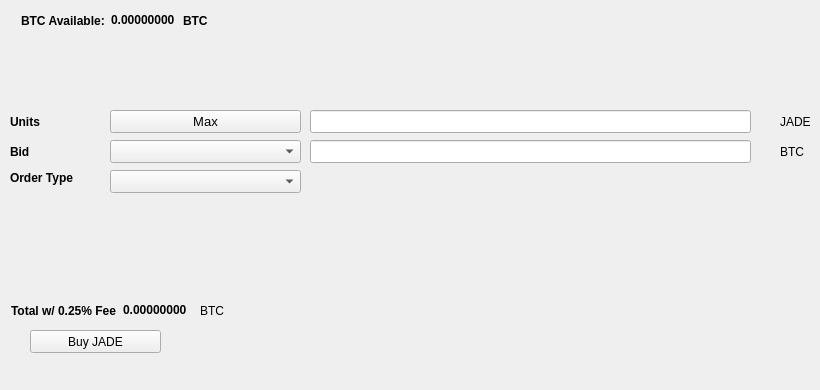
   <widget class="QWidget" name="BuyTab">
    <attribute name="title">
     <string>Buy</string>
    </attribute>
    <widget class="QPushButton" name="BuyJADE">
     <property name="geometry">
      <rect>
       <x>30</x>
       <y>330</y>
       <width>131</width>
       <height>23</height>
      </rect>
     </property>
     <property name="text">
      <string>Buy JADE</string>
     </property>
     <property name="icon">
      <iconset resource="../Jadepay.qrc">
       <normaloff>:/icons/bitcoin</normaloff>:/icons/bitcoin</iconset>
     </property>
    </widget>
    <widget class="QLabel" name="label_3">
     <property name="geometry">
      <rect>
       <x>10</x>
       <y>110</y>
       <width>46</width>
       <height>23</height>
      </rect>
     </property>
     <property name="font">
      <font>
       <weight>75</weight>
       <bold>true</bold>
      </font>
     </property>
     <property name="text">
      <string>Units</string>
     </property>
    </widget>
    <widget class="QLineEdit" name="UnitsInput">
     <property name="geometry">
      <rect>
       <x>310</x>
       <y>110</y>
       <width>441</width>
       <height>23</height>
      </rect>
     </property>
     <property name="font">
      <font>
       <pointsize>9</pointsize>
       <weight>75</weight>
       <bold>true</bold>
      </font>
     </property>
    </widget>
    <widget class="QLineEdit" name="BuyBidPriceEdit">
     <property name="geometry">
      <rect>
       <x>310</x>
       <y>140</y>
       <width>441</width>
       <height>23</height>
      </rect>
     </property>
     <property name="font">
      <font>
       <pointsize>9</pointsize>
       <weight>75</weight>
       <bold>true</bold>
      </font>
     </property>
    </widget>
    <widget class="QLabel" name="label_4">
     <property name="geometry">
      <rect>
       <x>780</x>
       <y>110</y>
       <width>31</width>
       <height>23</height>
      </rect>
     </property>
     <property name="text">
      <string>JADE</string>
     </property>
    </widget>
    <widget class="QLabel" name="label_5">
     <property name="geometry">
      <rect>
       <x>780</x>
       <y>140</y>
       <width>31</width>
       <height>23</height>
      </rect>
     </property>
     <property name="text">
      <string>BTC</string>
     </property>
    </widget>
    <widget class="QLabel" name="label_6">
     <property name="geometry">
      <rect>
       <x>10</x>
       <y>140</y>
       <width>46</width>
       <height>23</height>
      </rect>
     </property>
     <property name="font">
      <font>
       <weight>75</weight>
       <bold>true</bold>
      </font>
     </property>
     <property name="text">
      <string>Bid</string>
     </property>
    </widget>
    <widget class="QLabel" name="label_7">
     <property name="geometry">
      <rect>
       <x>10</x>
       <y>170</y>
       <width>91</width>
       <height>16</height>
      </rect>
     </property>
     <property name="font">
      <font>
       <weight>75</weight>
       <bold>true</bold>
      </font>
     </property>
     <property name="text">
      <string>Order Type</string>
     </property>
    </widget>
    <widget class="QPushButton" name="Buy_Max_Amount">
     <property name="geometry">
      <rect>
       <x>110</x>
       <y>110</y>
       <width>191</width>
       <height>23</height>
      </rect>
     </property>
     <property name="font">
      <font>
       <pointsize>10</pointsize>
      </font>
     </property>
     <property name="text">
      <string>Max</string>
     </property>
    </widget>
    <widget class="QComboBox" name="BuyBidcomboBox">
     <property name="geometry">
      <rect>
       <x>110</x>
       <y>140</y>
       <width>191</width>
       <height>23</height>
      </rect>
     </property>
     <property name="font">
      <font>
       <pointsize>10</pointsize>
      </font>
     </property>
    </widget>
    <widget class="QComboBox" name="buyOrdertypeCombo">
     <property name="geometry">
      <rect>
       <x>110</x>
       <y>170</y>
       <width>191</width>
       <height>23</height>
      </rect>
     </property>
     <property name="font">
      <font>
       <pointsize>10</pointsize>
      </font>
     </property>
    </widget>
    <widget class="QWidget" name="layoutWidget1">
     <property name="geometry">
      <rect>
       <x>21</x>
       <y>11</y>
       <width>227</width>
       <height>19</height>
      </rect>
     </property>
     <layout class="QHBoxLayout" name="horizontalLayout_3">
      <item>
       <widget class="QLabel" name="label232">
        <property name="font">
         <font>
          <weight>75</weight>
          <bold>true</bold>
         </font>
        </property>
        <property name="text">
         <string>BTC Available:</string>
        </property>
       </widget>
      </item>
      <item>
       <widget class="QLabel" name="BtcAvailableLbl">
        <property name="palette">
         <palette>
          <active>
           <colorrole role="WindowText">
            <brush brushstyle="SolidPattern">
             <color alpha="255">
              <red>0</red>
              <green>0</green>
              <blue>0</blue>
             </color>
            </brush>
           </colorrole>
           <colorrole role="Button">
            <brush brushstyle="SolidPattern">
             <color alpha="255">
              <red>0</red>
              <green>170</green>
              <blue>0</blue>
             </color>
            </brush>
           </colorrole>
           <colorrole role="Light">
            <brush brushstyle="SolidPattern">
             <color alpha="255">
              <red>0</red>
              <green>255</green>
              <blue>0</blue>
             </color>
            </brush>
           </colorrole>
           <colorrole role="Midlight">
            <brush brushstyle="SolidPattern">
             <color alpha="255">
              <red>0</red>
              <green>212</green>
              <blue>0</blue>
             </color>
            </brush>
           </colorrole>
           <colorrole role="Dark">
            <brush brushstyle="SolidPattern">
             <color alpha="255">
              <red>0</red>
              <green>85</green>
              <blue>0</blue>
             </color>
            </brush>
           </colorrole>
           <colorrole role="Mid">
            <brush brushstyle="SolidPattern">
             <color alpha="255">
              <red>0</red>
              <green>113</green>
              <blue>0</blue>
             </color>
            </brush>
           </colorrole>
           <colorrole role="Text">
            <brush brushstyle="SolidPattern">
             <color alpha="255">
              <red>0</red>
              <green>170</green>
              <blue>0</blue>
             </color>
            </brush>
           </colorrole>
           <colorrole role="BrightText">
            <brush brushstyle="SolidPattern">
             <color alpha="255">
              <red>255</red>
              <green>255</green>
              <blue>255</blue>
             </color>
            </brush>
           </colorrole>
           <colorrole role="ButtonText">
            <brush brushstyle="SolidPattern">
             <color alpha="255">
              <red>0</red>
              <green>0</green>
              <blue>0</blue>
             </color>
            </brush>
           </colorrole>
           <colorrole role="Base">
            <brush brushstyle="SolidPattern">
             <color alpha="255">
              <red>255</red>
              <green>255</green>
              <blue>255</blue>
             </color>
            </brush>
           </colorrole>
           <colorrole role="Window">
            <brush brushstyle="SolidPattern">
             <color alpha="255">
              <red>0</red>
              <green>170</green>
              <blue>0</blue>
             </color>
            </brush>
           </colorrole>
           <colorrole role="Shadow">
            <brush brushstyle="SolidPattern">
             <color alpha="255">
              <red>0</red>
              <green>0</green>
              <blue>0</blue>
             </color>
            </brush>
           </colorrole>
           <colorrole role="AlternateBase">
            <brush brushstyle="SolidPattern">
             <color alpha="255">
              <red>127</red>
              <green>212</green>
              <blue>127</blue>
             </color>
            </brush>
           </colorrole>
           <colorrole role="ToolTipBase">
            <brush brushstyle="SolidPattern">
             <color alpha="255">
              <red>255</red>
              <green>255</green>
              <blue>220</blue>
             </color>
            </brush>
           </colorrole>
           <colorrole role="ToolTipText">
            <brush brushstyle="SolidPattern">
             <color alpha="255">
              <red>0</red>
              <green>0</green>
              <blue>0</blue>
             </color>
            </brush>
           </colorrole>
          </active>
          <inactive>
           <colorrole role="WindowText">
            <brush brushstyle="SolidPattern">
             <color alpha="255">
              <red>0</red>
              <green>0</green>
              <blue>0</blue>
             </color>
            </brush>
           </colorrole>
           <colorrole role="Button">
            <brush brushstyle="SolidPattern">
             <color alpha="255">
              <red>0</red>
              <green>170</green>
              <blue>0</blue>
             </color>
            </brush>
           </colorrole>
           <colorrole role="Light">
            <brush brushstyle="SolidPattern">
             <color alpha="255">
              <red>0</red>
              <green>255</green>
              <blue>0</blue>
             </color>
            </brush>
           </colorrole>
           <colorrole role="Midlight">
            <brush brushstyle="SolidPattern">
             <color alpha="255">
              <red>0</red>
              <green>212</green>
              <blue>0</blue>
             </color>
            </brush>
           </colorrole>
           <colorrole role="Dark">
            <brush brushstyle="SolidPattern">
             <color alpha="255">
              <red>0</red>
              <green>85</green>
              <blue>0</blue>
             </color>
            </brush>
           </colorrole>
           <colorrole role="Mid">
            <brush brushstyle="SolidPattern">
             <color alpha="255">
              <red>0</red>
              <green>113</green>
              <blue>0</blue>
             </color>
            </brush>
           </colorrole>
           <colorrole role="Text">
            <brush brushstyle="SolidPattern">
             <color alpha="255">
              <red>0</red>
              <green>170</green>
              <blue>0</blue>
             </color>
            </brush>
           </colorrole>
           <colorrole role="BrightText">
            <brush brushstyle="SolidPattern">
             <color alpha="255">
              <red>255</red>
              <green>255</green>
              <blue>255</blue>
             </color>
            </brush>
           </colorrole>
           <colorrole role="ButtonText">
            <brush brushstyle="SolidPattern">
             <color alpha="255">
              <red>0</red>
              <green>0</green>
              <blue>0</blue>
             </color>
            </brush>
           </colorrole>
           <colorrole role="Base">
            <brush brushstyle="SolidPattern">
             <color alpha="255">
              <red>255</red>
              <green>255</green>
              <blue>255</blue>
             </color>
            </brush>
           </colorrole>
           <colorrole role="Window">
            <brush brushstyle="SolidPattern">
             <color alpha="255">
              <red>0</red>
              <green>170</green>
              <blue>0</blue>
             </color>
            </brush>
           </colorrole>
           <colorrole role="Shadow">
            <brush brushstyle="SolidPattern">
             <color alpha="255">
              <red>0</red>
              <green>0</green>
              <blue>0</blue>
             </color>
            </brush>
           </colorrole>
           <colorrole role="AlternateBase">
            <brush brushstyle="SolidPattern">
             <color alpha="255">
              <red>127</red>
              <green>212</green>
              <blue>127</blue>
             </color>
            </brush>
           </colorrole>
           <colorrole role="ToolTipBase">
            <brush brushstyle="SolidPattern">
             <color alpha="255">
              <red>255</red>
              <green>255</green>
              <blue>220</blue>
             </color>
            </brush>
           </colorrole>
           <colorrole role="ToolTipText">
            <brush brushstyle="SolidPattern">
             <color alpha="255">
              <red>0</red>
              <green>0</green>
              <blue>0</blue>
             </color>
            </brush>
           </colorrole>
          </inactive>
          <disabled>
           <colorrole role="WindowText">
            <brush brushstyle="SolidPattern">
             <color alpha="255">
              <red>0</red>
              <green>85</green>
              <blue>0</blue>
             </color>
            </brush>
           </colorrole>
           <colorrole role="Button">
            <brush brushstyle="SolidPattern">
             <color alpha="255">
              <red>0</red>
              <green>170</green>
              <blue>0</blue>
             </color>
            </brush>
           </colorrole>
           <colorrole role="Light">
            <brush brushstyle="SolidPattern">
             <color alpha="255">
              <red>0</red>
              <green>255</green>
              <blue>0</blue>
             </color>
            </brush>
           </colorrole>
           <colorrole role="Midlight">
            <brush brushstyle="SolidPattern">
             <color alpha="255">
              <red>0</red>
              <green>212</green>
              <blue>0</blue>
             </color>
            </brush>
           </colorrole>
           <colorrole role="Dark">
            <brush brushstyle="SolidPattern">
             <color alpha="255">
              <red>0</red>
              <green>85</green>
              <blue>0</blue>
             </color>
            </brush>
           </colorrole>
           <colorrole role="Mid">
            <brush brushstyle="SolidPattern">
             <color alpha="255">
              <red>0</red>
              <green>113</green>
              <blue>0</blue>
             </color>
            </brush>
           </colorrole>
           <colorrole role="Text">
            <brush brushstyle="SolidPattern">
             <color alpha="255">
              <red>0</red>
              <green>85</green>
              <blue>0</blue>
             </color>
            </brush>
           </colorrole>
           <colorrole role="BrightText">
            <brush brushstyle="SolidPattern">
             <color alpha="255">
              <red>255</red>
              <green>255</green>
              <blue>255</blue>
             </color>
            </brush>
           </colorrole>
           <colorrole role="ButtonText">
            <brush brushstyle="SolidPattern">
             <color alpha="255">
              <red>0</red>
              <green>85</green>
              <blue>0</blue>
             </color>
            </brush>
           </colorrole>
           <colorrole role="Base">
            <brush brushstyle="SolidPattern">
             <color alpha="255">
              <red>0</red>
              <green>170</green>
              <blue>0</blue>
             </color>
            </brush>
           </colorrole>
           <colorrole role="Window">
            <brush brushstyle="SolidPattern">
             <color alpha="255">
              <red>0</red>
              <green>170</green>
              <blue>0</blue>
             </color>
            </brush>
           </colorrole>
           <colorrole role="Shadow">
            <brush brushstyle="SolidPattern">
             <color alpha="255">
              <red>0</red>
              <green>0</green>
              <blue>0</blue>
             </color>
            </brush>
           </colorrole>
           <colorrole role="AlternateBase">
            <brush brushstyle="SolidPattern">
             <color alpha="255">
              <red>0</red>
              <green>170</green>
              <blue>0</blue>
             </color>
            </brush>
           </colorrole>
           <colorrole role="ToolTipBase">
            <brush brushstyle="SolidPattern">
             <color alpha="255">
              <red>255</red>
              <green>255</green>
              <blue>220</blue>
             </color>
            </brush>
           </colorrole>
           <colorrole role="ToolTipText">
            <brush brushstyle="SolidPattern">
             <color alpha="255">
              <red>0</red>
              <green>0</green>
              <blue>0</blue>
             </color>
            </brush>
           </colorrole>
          </disabled>
         </palette>
        </property>
        <property name="font">
         <font>
          <weight>75</weight>
          <bold>true</bold>
         </font>
        </property>
        <property name="text">
         <string>0.00000000</string>
        </property>
        <property name="textInteractionFlags">
         <set>Qt::LinksAccessibleByMouse|Qt::TextSelectableByKeyboard|Qt::TextSelectableByMouse</set>
        </property>
       </widget>
      </item>
      <item>
       <widget class="QLabel" name="BtcAvailableLbl_2">
        <property name="font">
         <font>
          <weight>75</weight>
          <bold>true</bold>
         </font>
        </property>
        <property name="text">
         <string>BTC</string>
        </property>
       </widget>
      </item>
     </layout>
    </widget>
    <widget class="QWidget" name="layoutWidge2">
     <property name="geometry">
      <rect>
       <x>11</x>
       <y>301</y>
       <width>259</width>
       <height>19</height>
      </rect>
     </property>
     <layout class="QHBoxLayout" name="horizontalLayout_4">
      <item>
       <widget class="QLabel" name="label_9">
        <property name="font">
         <font>
          <weight>75</weight>
          <bold>true</bold>
         </font>
        </property>
        <property name="text">
         <string>Total w/ 0.25% Fee</string>
        </property>
       </widget>
      </item>
      <item>
       <widget class="QLabel" name="BuyCostLabel">
        <property name="palette">
         <palette>
          <active>
           <colorrole role="WindowText">
            <brush brushstyle="SolidPattern">
             <color alpha="255">
              <red>0</red>
              <green>0</green>
              <blue>0</blue>
             </color>
            </brush>
           </colorrole>
           <colorrole role="Button">
            <brush brushstyle="SolidPattern">
             <color alpha="255">
              <red>0</red>
              <green>170</green>
              <blue>0</blue>
             </color>
            </brush>
           </colorrole>
           <colorrole role="Light">
            <brush brushstyle="SolidPattern">
             <color alpha="255">
              <red>0</red>
              <green>255</green>
              <blue>0</blue>
             </color>
            </brush>
           </colorrole>
           <colorrole role="Midlight">
            <brush brushstyle="SolidPattern">
             <color alpha="255">
              <red>0</red>
              <green>212</green>
              <blue>0</blue>
             </color>
            </brush>
           </colorrole>
           <colorrole role="Dark">
            <brush brushstyle="SolidPattern">
             <color alpha="255">
              <red>0</red>
              <green>85</green>
              <blue>0</blue>
             </color>
            </brush>
           </colorrole>
           <colorrole role="Mid">
            <brush brushstyle="SolidPattern">
             <color alpha="255">
              <red>0</red>
              <green>113</green>
              <blue>0</blue>
             </color>
            </brush>
           </colorrole>
           <colorrole role="Text">
            <brush brushstyle="SolidPattern">
             <color alpha="255">
              <red>0</red>
              <green>170</green>
              <blue>0</blue>
             </color>
            </brush>
           </colorrole>
           <colorrole role="BrightText">
            <brush brushstyle="SolidPattern">
             <color alpha="255">
              <red>255</red>
              <green>255</green>
              <blue>255</blue>
             </color>
            </brush>
           </colorrole>
           <colorrole role="ButtonText">
            <brush brushstyle="SolidPattern">
             <color alpha="255">
              <red>0</red>
              <green>0</green>
              <blue>0</blue>
             </color>
            </brush>
           </colorrole>
           <colorrole role="Base">
            <brush brushstyle="SolidPattern">
             <color alpha="255">
              <red>255</red>
              <green>255</green>
              <blue>255</blue>
             </color>
            </brush>
           </colorrole>
           <colorrole role="Window">
            <brush brushstyle="SolidPattern">
             <color alpha="255">
              <red>0</red>
              <green>170</green>
              <blue>0</blue>
             </color>
            </brush>
           </colorrole>
           <colorrole role="Shadow">
            <brush brushstyle="SolidPattern">
             <color alpha="255">
              <red>0</red>
              <green>0</green>
              <blue>0</blue>
             </color>
            </brush>
           </colorrole>
           <colorrole role="AlternateBase">
            <brush brushstyle="SolidPattern">
             <color alpha="255">
              <red>127</red>
              <green>212</green>
              <blue>127</blue>
             </color>
            </brush>
           </colorrole>
           <colorrole role="ToolTipBase">
            <brush brushstyle="SolidPattern">
             <color alpha="255">
              <red>255</red>
              <green>255</green>
              <blue>220</blue>
             </color>
            </brush>
           </colorrole>
           <colorrole role="ToolTipText">
            <brush brushstyle="SolidPattern">
             <color alpha="255">
              <red>0</red>
              <green>0</green>
              <blue>0</blue>
             </color>
            </brush>
           </colorrole>
          </active>
          <inactive>
           <colorrole role="WindowText">
            <brush brushstyle="SolidPattern">
             <color alpha="255">
              <red>0</red>
              <green>0</green>
              <blue>0</blue>
             </color>
            </brush>
           </colorrole>
           <colorrole role="Button">
            <brush brushstyle="SolidPattern">
             <color alpha="255">
              <red>0</red>
              <green>170</green>
              <blue>0</blue>
             </color>
            </brush>
           </colorrole>
           <colorrole role="Light">
            <brush brushstyle="SolidPattern">
             <color alpha="255">
              <red>0</red>
              <green>255</green>
              <blue>0</blue>
             </color>
            </brush>
           </colorrole>
           <colorrole role="Midlight">
            <brush brushstyle="SolidPattern">
             <color alpha="255">
              <red>0</red>
              <green>212</green>
              <blue>0</blue>
             </color>
            </brush>
           </colorrole>
           <colorrole role="Dark">
            <brush brushstyle="SolidPattern">
             <color alpha="255">
              <red>0</red>
              <green>85</green>
              <blue>0</blue>
             </color>
            </brush>
           </colorrole>
           <colorrole role="Mid">
            <brush brushstyle="SolidPattern">
             <color alpha="255">
              <red>0</red>
              <green>113</green>
              <blue>0</blue>
             </color>
            </brush>
           </colorrole>
           <colorrole role="Text">
            <brush brushstyle="SolidPattern">
             <color alpha="255">
              <red>0</red>
              <green>170</green>
              <blue>0</blue>
             </color>
            </brush>
           </colorrole>
           <colorrole role="BrightText">
            <brush brushstyle="SolidPattern">
             <color alpha="255">
              <red>255</red>
              <green>255</green>
              <blue>255</blue>
             </color>
            </brush>
           </colorrole>
           <colorrole role="ButtonText">
            <brush brushstyle="SolidPattern">
             <color alpha="255">
              <red>0</red>
              <green>0</green>
              <blue>0</blue>
             </color>
            </brush>
           </colorrole>
           <colorrole role="Base">
            <brush brushstyle="SolidPattern">
             <color alpha="255">
              <red>255</red>
              <green>255</green>
              <blue>255</blue>
             </color>
            </brush>
           </colorrole>
           <colorrole role="Window">
            <brush brushstyle="SolidPattern">
             <color alpha="255">
              <red>0</red>
              <green>170</green>
              <blue>0</blue>
             </color>
            </brush>
           </colorrole>
           <colorrole role="Shadow">
            <brush brushstyle="SolidPattern">
             <color alpha="255">
              <red>0</red>
              <green>0</green>
              <blue>0</blue>
             </color>
            </brush>
           </colorrole>
           <colorrole role="AlternateBase">
            <brush brushstyle="SolidPattern">
             <color alpha="255">
              <red>127</red>
              <green>212</green>
              <blue>127</blue>
             </color>
            </brush>
           </colorrole>
           <colorrole role="ToolTipBase">
            <brush brushstyle="SolidPattern">
             <color alpha="255">
              <red>255</red>
              <green>255</green>
              <blue>220</blue>
             </color>
            </brush>
           </colorrole>
           <colorrole role="ToolTipText">
            <brush brushstyle="SolidPattern">
             <color alpha="255">
              <red>0</red>
              <green>0</green>
              <blue>0</blue>
             </color>
            </brush>
           </colorrole>
          </inactive>
          <disabled>
           <colorrole role="WindowText">
            <brush brushstyle="SolidPattern">
             <color alpha="255">
              <red>0</red>
              <green>85</green>
              <blue>0</blue>
             </color>
            </brush>
           </colorrole>
           <colorrole role="Button">
            <brush brushstyle="SolidPattern">
             <color alpha="255">
              <red>0</red>
              <green>170</green>
              <blue>0</blue>
             </color>
            </brush>
           </colorrole>
           <colorrole role="Light">
            <brush brushstyle="SolidPattern">
             <color alpha="255">
              <red>0</red>
              <green>255</green>
              <blue>0</blue>
             </color>
            </brush>
           </colorrole>
           <colorrole role="Midlight">
            <brush brushstyle="SolidPattern">
             <color alpha="255">
              <red>0</red>
              <green>212</green>
              <blue>0</blue>
             </color>
            </brush>
           </colorrole>
           <colorrole role="Dark">
            <brush brushstyle="SolidPattern">
             <color alpha="255">
              <red>0</red>
              <green>85</green>
              <blue>0</blue>
             </color>
            </brush>
           </colorrole>
           <colorrole role="Mid">
            <brush brushstyle="SolidPattern">
             <color alpha="255">
              <red>0</red>
              <green>113</green>
              <blue>0</blue>
             </color>
            </brush>
           </colorrole>
           <colorrole role="Text">
            <brush brushstyle="SolidPattern">
             <color alpha="255">
              <red>0</red>
              <green>85</green>
              <blue>0</blue>
             </color>
            </brush>
           </colorrole>
           <colorrole role="BrightText">
            <brush brushstyle="SolidPattern">
             <color alpha="255">
              <red>255</red>
              <green>255</green>
              <blue>255</blue>
             </color>
            </brush>
           </colorrole>
           <colorrole role="ButtonText">
            <brush brushstyle="SolidPattern">
             <color alpha="255">
              <red>0</red>
              <green>85</green>
              <blue>0</blue>
             </color>
            </brush>
           </colorrole>
           <colorrole role="Base">
            <brush brushstyle="SolidPattern">
             <color alpha="255">
              <red>0</red>
              <green>170</green>
              <blue>0</blue>
             </color>
            </brush>
           </colorrole>
           <colorrole role="Window">
            <brush brushstyle="SolidPattern">
             <color alpha="255">
              <red>0</red>
              <green>170</green>
              <blue>0</blue>
             </color>
            </brush>
           </colorrole>
           <colorrole role="Shadow">
            <brush brushstyle="SolidPattern">
             <color alpha="255">
              <red>0</red>
              <green>0</green>
              <blue>0</blue>
             </color>
            </brush>
           </colorrole>
           <colorrole role="AlternateBase">
            <brush brushstyle="SolidPattern">
             <color alpha="255">
              <red>0</red>
              <green>170</green>
              <blue>0</blue>
             </color>
            </brush>
           </colorrole>
           <colorrole role="ToolTipBase">
            <brush brushstyle="SolidPattern">
             <color alpha="255">
              <red>255</red>
              <green>255</green>
              <blue>220</blue>
             </color>
            </brush>
           </colorrole>
           <colorrole role="ToolTipText">
            <brush brushstyle="SolidPattern">
             <color alpha="255">
              <red>0</red>
              <green>0</green>
              <blue>0</blue>
             </color>
            </brush>
           </colorrole>
          </disabled>
         </palette>
        </property>
        <property name="font">
         <font>
          <weight>75</weight>
          <bold>true</bold>
         </font>
        </property>
        <property name="autoFillBackground">
         <bool>false</bool>
        </property>
        <property name="text">
         <string>0.00000000</string>
        </property>
        <property name="textInteractionFlags">
         <set>Qt::LinksAccessibleByMouse|Qt::TextSelectableByMouse</set>
        </property>
       </widget>
      </item>
      <item>
       <widget class="QLabel" name="label_10">
        <property name="font">
         <font>
          <weight>50</weight>
          <bold>false</bold>
         </font>
        </property>
        <property name="text">
         <string>BTC</string>
        </property>
       </widget>
      </item>
     </layout>
    </widget>
    <widget class="QLabel" name="label_24">
     <property name="geometry">
      <rect>
       <x>460</x>
       <y>300</y>
       <width>281</width>
       <height>81</height>
      </rect>
     </property>
     <property name="text">
      <string/>
     </property>
     <property name="pixmap">
      <pixmap>:/images/bittrex</pixmap>
     </property>
    </widget>
   </widget>
